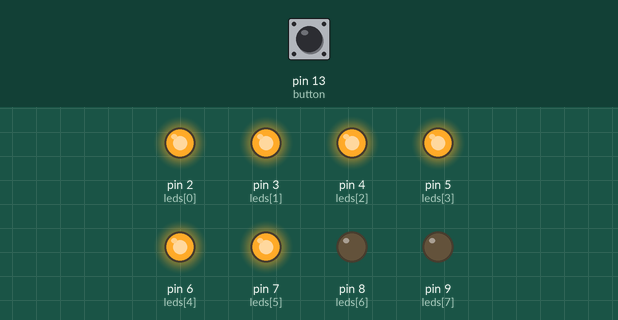
The sketch below on a simulated Arduino Uno, built with avr-gcc and run on an emulated ATmega328P. On the bench: output pins drawn as LEDs (lit = HIGH). The test bench sets the inputs (shaded band); at power-on: pin 13 (button) HIGH.

Above: at 1.2 s.
1.3 s: pin 13 (button) pulled LOW for 1 s
At 3.7 s:
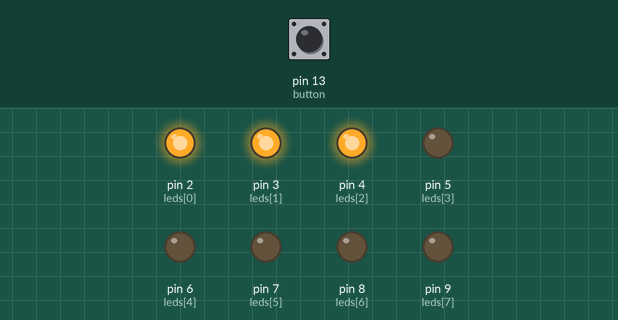
4.3 s: pin 13 (button) pulled LOW for 0.15 s
At 5.3 s:
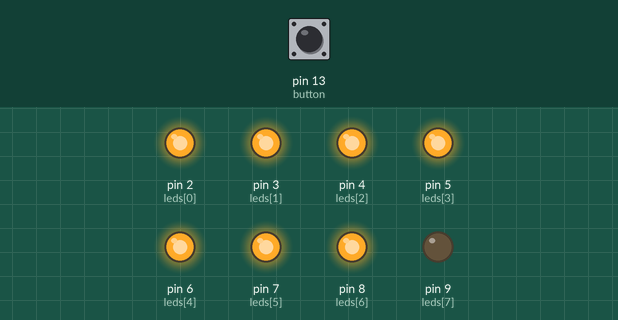
5.9 s: pin 13 (button) pulled LOW for 0.15 s
At 7.2 s:
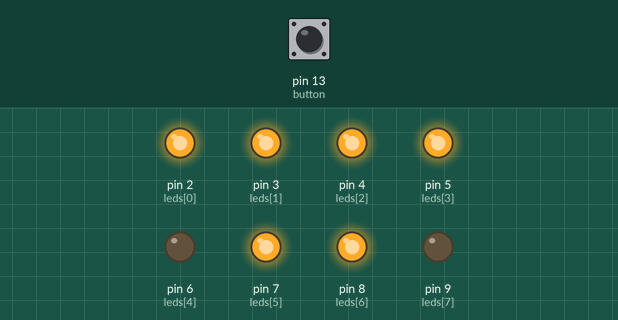
7.5 s: pin 13 (button) pulled LOW for 3.2 s
At 11.4 s:
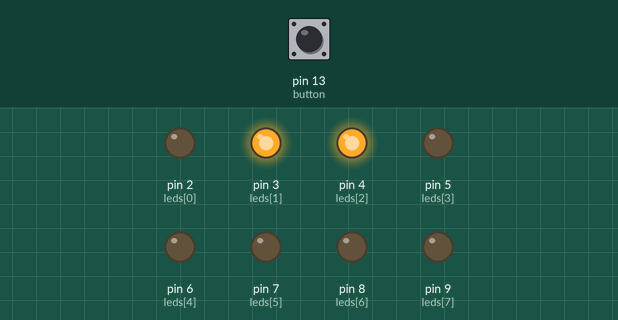
Timing chart, 0 to 12.9 s (numbered marks = the images above; inputs shaded):
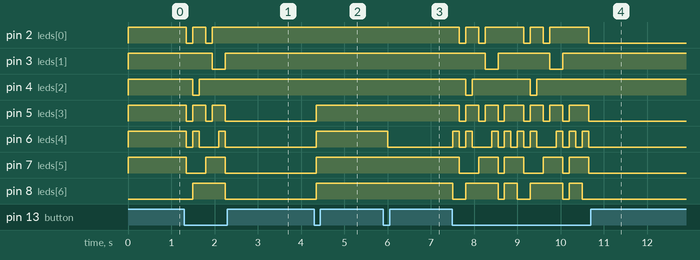

The sketch:

7segments.ino
```cpp
int leds[] = {2,3,4,5,6,7,8,9}; // led 개수
int led_num = 8; //7seg led
int button = 13; //13핀은 버튼
int num = 0; //led에 표시되고 있는 숫자

int set_number[10][8] = {
  {1, 1, 1, 1, 1, 1, 0, 0},
  {0, 1, 1, 0, 0, 0, 0, 0},
  {1, 1, 0, 1, 1, 0, 1, 0},
  {1, 1, 1, 1, 0, 0, 1, 0}, //3
  {0, 1, 1, 0, 0, 1, 1, 0},
  {1, 0, 1, 1, 0, 1, 1, 0},//5
  {1, 0, 1, 1, 1, 1, 1, 0},
  {1, 1, 1, 0, 0, 0, 0, 0},
  {1, 1, 1, 1, 1, 1, 1, 0},
  {1, 1, 1, 1, 0, 1, 1, 0},
};

void setup() {
  Serial.begin(9600);
  for(int i = 0; i < led_num; i++){
    pinMode(leds[i], OUTPUT);
  }

  pinMode(button, INPUT_PULLUP);
}

void loop() {
  if(digitalRead(button) == LOW){
    if(num == 9) num = 0;
    else num++;
  }
  for (int j = 0; j < led_num; j++){
    digitalWrite(leds[j], set_number[num][j]);
  }

  delay(150);
}
```

Measured:
- after the input at 1.3 s, pin 2 (leds[0]): alternates HIGH for 0.30 s and LOW for 0.15 s, 4 changes in all, then stays HIGH, starting after 0.05 s; pin 3 (leds[1]): HIGH → LOW after 0.65 s, → HIGH 0.30 s later
- after the input at 4.3 s, pin 5 (leds[3]), pin 6 (leds[4]), pin 7 (leds[5]), pin 8 (leds[6]): LOW → HIGH after 0.05 s
- after the input at 5.9 s, pin 6 (leds[4]): HIGH → LOW after 0.10 s
- after the input at 7.5 s, pin 2 (leds[0]): HIGH → LOW after 0.15 s, → HIGH 0.15 s later, → LOW 0.30 s later, → HIGH 0.15 s later, … (9 changes in this stretch); pin 3 (leds[1]): alternates HIGH for 1.2 s and LOW for 0.30 s, 4 changes in all, then stays HIGH, starting after 0.75 s
